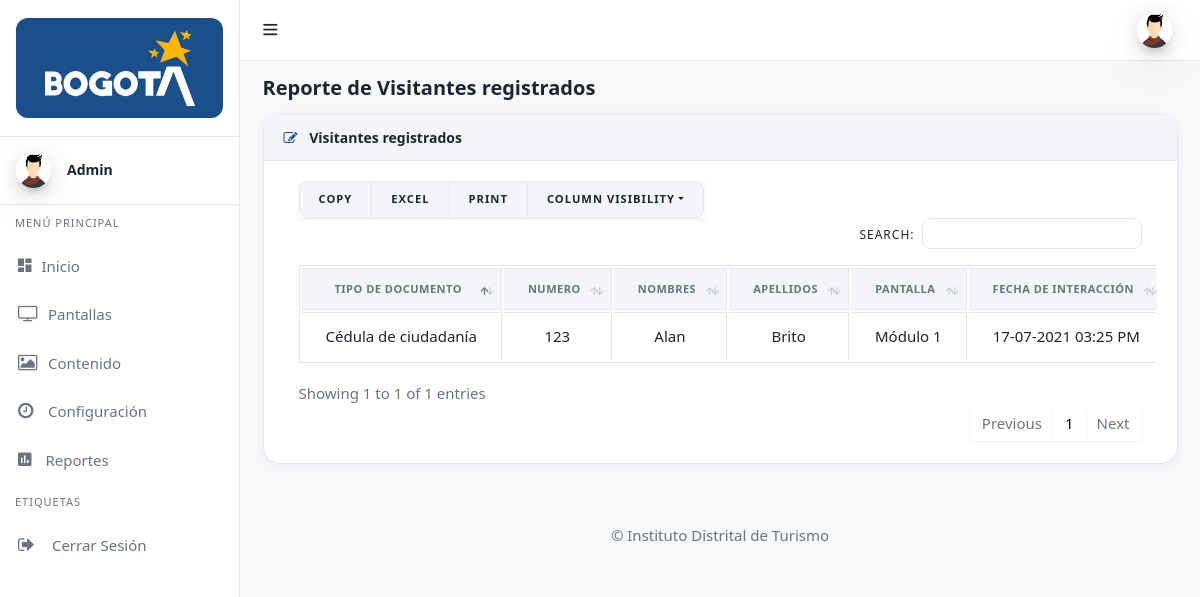
The app's page /admin/reporte_visitantes.php (signed in) with its own data.
### tables this page shows
CREATE TABLE `usuarios` (
  `ID` int(11) NOT NULL,
  `Nombre` varchar(80) NOT NULL,
  `Correo` varchar(80) NOT NULL,
  `Foto_Usuario` varchar(80) NOT NULL,
  `Funcion` int(11) NOT NULL,
  `Password` varchar(50) NOT NULL
);

CREATE TABLE `visitantes` (
  `ID` int(11) NOT NULL,
  `Tipo_Documento` varchar(50) NOT NULL,
  `No_Documento` varchar(30) NOT NULL,
  `Nombres` varchar(50) NOT NULL,
  `Apellidos` varchar(50) NOT NULL,
  `modulo` varchar(50) NOT NULL,
  `Fecha_Ingreso` datetime NOT NULL
);

### admin/reporte_visitantes.php (the view, shortened to what this page needs)
<?php
include 'assets/php/Conexion_DB.php';
$id = $_SESSION['id_Correo'];
$sql = "SELECT usuarios.ID, usuarios.Nombre, usuarios.Correo, usuarios.Foto_Usuario, funciones_usuario.Funcion FROM usuarios INNER JOIN funciones_usuario ON usuarios.Funcion = funciones_usuario.ID WHERE usuarios.ID = '$id' ";
$resultado = mysqli_query($conexion, $sql);
$datos = mysqli_fetch_array($resultado);
$name_user = $datos['Nombre'];
$mail_user = $datos['Correo'];
$foto_user = $datos['Foto_Usuario'];
$funcion_user = $datos['Funcion'];
$consulta_programacion = mysqli_query($conexion,"SELECT * FROM `visitantes`");
?>
<!DOCTYPE html>
<html lang="es">
<head>
  <link href="assets/plugins/simplebar/css/simplebar.css" rel="stylesheet"/>
  <link href="assets/css/bootstrap.min.css" rel="stylesheet"/>
  <link href="assets/plugins/bootstrap-datatable/css/dataTables.bootstrap4.min.css" rel="stylesheet" type="text/css">
  <link href="assets/plugins/bootstrap-datatable/css/buttons.bootstrap4.min.css" rel="stylesheet" type="text/css">
  <link href="assets/css/animate.css" rel="stylesheet" type="text/css"/>
  <link href="assets/css/icons.css" rel="stylesheet" type="text/css"/>
  <link href="assets/css/sidebar-menu.css" rel="stylesheet"/>
  <link href="assets/css/app-style.css" rel="stylesheet"/>
</head>
<body class="bg-theme bg-theme2">
 <div id="wrapper">
	 <?php include 'assets/php/menu_lateral.php' ?>
	 <?php include 'assets/php/menu_superior.php' ?>
  <div class="content-wrapper">
    <div class="container-fluid">
     <div class="row pt-2 pb-2">
        <div class="col-sm-9">
			<h4 class="page-title">Reporte de Visitantes registrados</h4>
	   </div>
     </div>
	<div class="row">
		 <div class="col-lg-12">
          <div class="card">
            <div class="card-header"><i class="fa fa-edit"></i> Visitantes registrados</div>
            <div class="card-body">
              <div class="table-responsive">
              <table id="example" class="table table-bordered">
                  <thead>
                    <tr>
                      <th style="text-align: center;" scope="col">Tipo de documento</th>
					  <th style="text-align: center;" scope="col">Numero</th>
						<th style="text-align: center;" scope="col">Nombres</th>
                      	<th style="text-align: center;" scope="col">Apellidos</th>
						<th style="text-align: center;" scope="col">Pantalla</th>
						<th style="text-align: center;" scope="col">Fecha de interacción</th>
                    </tr>
                  </thead>
				   <tbody>
				<?php
					foreach ($consulta_programacion as $row){
						$TipoDoc = $row['Tipo_Documento'];
						$NumDoc = $row['No_Documento'];
						$Nombres = $row['Nombres'];
						$Apellidos = $row['Apellidos'];
						$Modulo = $row['modulo'];
						$fecha = $row['Fecha_Ingreso'];
						$Fecha_Ingreso = date_format (new DateTime($fecha), 'd-m-Y h:i A');
				?>
                  <tr>
					<td style="text-align: center;"><?php echo $TipoDoc; ?></td>
					<td style="text-align: center;"><?php echo $NumDoc; ?></td>
					<td style="text-align: center;"><?php echo $Nombres; ?></td>
					  <td style="text-align: center;"><?php echo $Apellidos; ?></td>
					  <td style="text-align: center;"><?php echo $Modulo; ?></td>
					  <td style="text-align: center;"><?php echo $Fecha_Ingreso; ?></td>
                  </tr>
                 <?php }?>
				 	</tbody>
                </table>
            </div>
            </div>
          </div>
        </div>
	</div>
    </div>
   </div>
	<footer class="footer">
      <div class="container">
        <div class="text-center">
          © Instituto Distrital de Turismo
        </div>
      </div>
    </footer>
  </div>
</body>
</html>

### admin/assets/php/menu_lateral.php (shortened to what this page needs)
<?php
function idt_avatar($foto, $correo, $class = '', $variant = 'circle') {
	$foto = trim((string) $foto);
	if ($foto !== '' && file_exists(__DIR__ . '/../../' . $foto)) {
		return '<img class="' . htmlspecialchars($class) . '" src="' . htmlspecialchars($foto) . '" alt="Foto de perfil">';
	}
	$inicial = strtoupper(substr(trim((string) $correo), 0, 1));
	$variantClass = $variant === 'block' ? 'avatar-initial-block' : 'avatar-initial';
	return '<span class="' . $variantClass . ' ' . htmlspecialchars($class) . '">' . htmlspecialchars($inicial) . '</span>';
}
?>
<div id="sidebar-wrapper" data-simplebar="" data-simplebar-auto-hide="true">
	<div class="brand-logo">
      <a href="index.php" class="brand-logo-link">
       <span class="brand-plate">
         <img src="assets/images/logo-bogota.svg" class="brand-logo-svg" alt="Bogotá">
       </span>
     </a>
   </div>
   <div class="user-details">
	  <div class="media align-items-center user-pointer collapsed" data-toggle="collapse" data-target="#user-dropdown">
	    <div class="avatar">
			<?php echo idt_avatar($foto_user, $mail_user, 'mr-3 side-user-img'); ?>
		  </div>
	     <div class="media-body">
	     <h6 class="side-user-name"><?php echo $name_user; ?></h6>
	    </div>
       </div>
     </div>
      <ul class="sidebar-menu do-nicescrol">
      <li class="sidebar-header">MENÚ PRINCIPAL</li>
      <li>
        <a href="inicio.php" class="waves-effect">
          <i class="zmdi zmdi-view-dashboard"></i><span>Inicio</span>
        </a>
      </li>
	  <li>
        <a href="modulos.php" class="waves-effect">
          <i class="fa fa-tv"></i><span>Pantallas</span>
        </a>
      </li>
	  <li>
        <a href="contenido.php" class="waves-effect">
          <i class="fa fa-picture-o"></i><span>Contenido</span>
        </a>
      </li>
	  <li>
        <a href="configuracion.php" class="waves-effect">
          <i class="fa fa-clock-o"></i><span>Configuración</span>
        </a>
      </li>
	<?php
		if($funcion_user == 'Administrador'){
			echo '
	<li>
        <a href="reporte_pantallas.php" class="waves-effect">
          <i class="zmdi zmdi-chart"></i> <span>Reportes</span>
        </a>
      </li>
			';
		}
	?>
      <li class="sidebar-header">ETIQUETAS</li>
      <li>
		  <a href="assets/php/logout.php" class="waves-effect"><i class="fa fa-sign-out"></i>
		  <span>Cerrar Sesión</span></a>
	   </li>
    </ul>
   </div>

### admin/assets/css/sidebar-menu.css (style rules this page uses)
.sidebar-menu { list-style: none; margin: 0; padding: 0; background-color: transparent; }
.sidebar-menu>li { position: relative; margin: 0; padding: 0; }
.sidebar-menu>li>a { padding: 13px 5px 13px 15px; display: block; border-left: 3px solid transparent; color: rgba(255, 255, 255, 0.65); font-size: 15px; }
.sidebar-menu>li>a>.fa { width: 20px; }
.sidebar-menu li.sidebar-header { padding: 10px 25px 10px 15px; font-size: 12px; color: rgba(255, 255, 255, 0.5); }
.sidebar-menu a { color: #b8c7ce; text-decoration: none; }

### records on screen
usuarios: Foto_Usuario (picture), Nombre "Admin"
visitantes: Tipo_Documento "Cédula de ciudadanía", No_Documento "123", Nombres "Alan", Apellidos "Brito", modulo "Módulo 1", Fecha_Ingreso "17-07-2021 03:25 PM"
